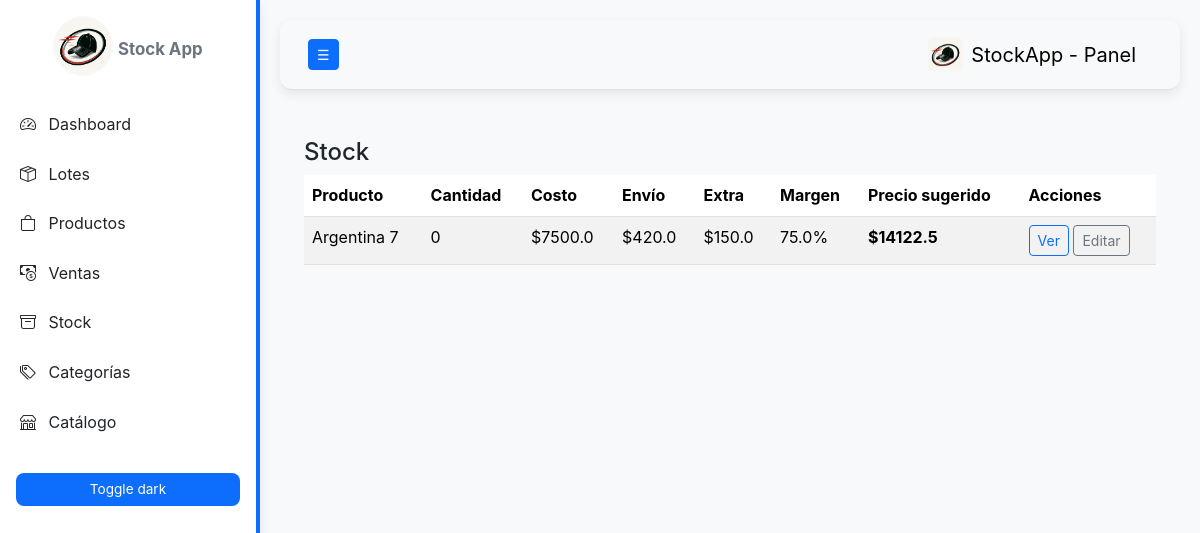
Page /inventory on the committed database.
### models.py (models this page shows, shortened)
class Producto(db.Model):
    __tablename__ = "producto"
    id = db.Column(db.Integer, primary_key=True)
    nombre = db.Column(db.String(150), nullable=False)
    cantidad = db.Column(db.Integer, default=0)
    precio_compra = db.Column(db.Float, nullable=False, default=0.0)
    costo_envio_unitario = db.Column(db.Float, default=0.0)
    costo_extra = db.Column(db.Float, default=0.0)
    margen = db.Column(db.Float, default=0.5)
    fecha_creacion = db.Column(db.DateTime, default=datetime.utcnow)
    lote_id = db.Column(db.Integer, db.ForeignKey("lote.id"), nullable=True)
    lote = db.relationship("Lote", back_populates="productos")
    fotos = db.relationship("FotoProducto", back_populates="producto", cascade="all, delete-orphan")
    ventas = db.relationship("Venta", back_populates="producto")
    categorias = db.relationship(
        "Categoria",
        secondary=producto_categoria,
        back_populates="productos"
    )
    @property
    def precio_sugerido(self):
        costo_total = (self.precio_compra or 0) + (self.costo_envio_unitario or 0) + (self.costo_extra or 0)
        return round(costo_total * (1 + (self.margen or 0)), 2)

### app.py (the view)
@app.route("/inventory")
def inventory():
    productos = Producto.query.order_by(Producto.nombre).all()
    return render_template("inventory.html", productos=productos)

### templates/inventory.html
{% extends "base.html" %}
{% block content %}
<h4>Stock</h4>
<table class="table table-striped">
  <thead>
    <tr>
      <th>Producto</th>
      <th>Cantidad</th>
      <th>Costo</th>
      <th>Envío</th>
      <th>Extra</th>
      <th>Margen</th>
      <th>Precio sugerido</th>
      <th>Acciones</th>
    </tr>
  </thead>
  <tbody>
    {% for p in productos %}
      <tr>
        <td>{{ p.nombre }}</td>
        <td>{{ p.cantidad }}</td>
        <td>${{ p.precio_compra or 0 }}</td>
        <td>${{ p.costo_envio_unitario or 0 }}</td>
        <td>${{ p.costo_extra or 0 }}</td>
        <td>{{ ((p.margen or 0)*100)|round(0) }}%</td>
        <td><strong>${{ p.precio_sugerido }}</strong></td>
        <td>
          <a class="btn btn-sm btn-outline-primary" href="{{ url_for('product_detail', product_id=p.id) }}">Ver</a>
          <a class="btn btn-sm btn-outline-secondary" href="{{ url_for('product_edit', product_id=p.id) }}">Editar</a>
        </td>
      </tr>
    {% else %}
      <tr>
        <td colspan="8" class="text-center">No hay productos cargados</td>
      </tr>
    {% endfor %}
  </tbody>
</table>
{% endblock %}

### static/styles.css (style rules this page uses)
:root { --bg: #f8f9fa; --card: #ffffff; --text: #212529; --muted: #6c757d; --accent: #0d6efd; --accent-dark: #0b5ed7; --sidebar-bg: #ffffff; --sidebar-text: #212529; --sidebar-border: var(--accent); --shadow: 0 4px 12px rgba(0, 0, 0, 0.08); --btn-bg: var(--accent); --btn-text: #ffffff; }
body { background: var(--bg); color: var(--text); font-family: "Inter", system-ui, Arial, sans-serif; margin: 0; line-height: 1.6; transition: background 0.3s ease, color 0.3s ease; }
a, button { transition: all 0.2s ease; }

### rows in the picture
Producto: nombre "Argentina 7", cantidad "0", precio_compra "7500.0", costo_envio_unitario "420.0", costo_extra "150.0", ((p.margenor0)*100)|round(0) "75.0", precio_sugerido "14122.5"
